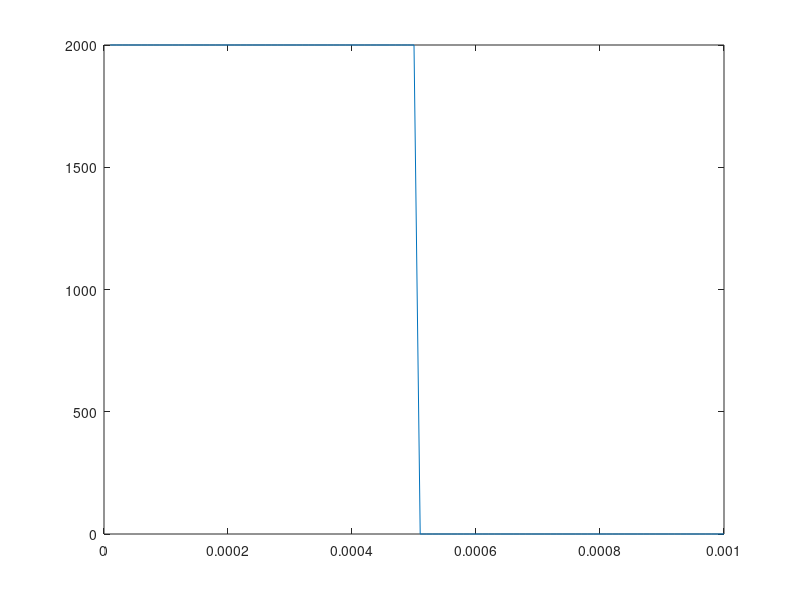

The MATLAB source for this figure:
clc
clear all
close all

%% Square wave
freq_sig = 1000;
tper_sig = 1/freq_sig;

samp_factor =100;
duty_cycle = 0.50;
fsamp_sig = samp_factor*freq_sig;

tsamp = 1/fsamp_sig;

t = tsamp:tsamp:tper_sig;

pos_samp = round(samp_factor*duty_cycle);
x = [ones(1,pos_samp) zeros(1,samp_factor-pos_samp)];

x= x + abs(min(x));

sqr_wav = 2000*x;

plot(t,sqr_wav);

fprintf('%d, %d, %d, %d, %d, %d, %d, %d, %d, %d, %d, %d, %d, %d, %d, \n', sqr_wav);
